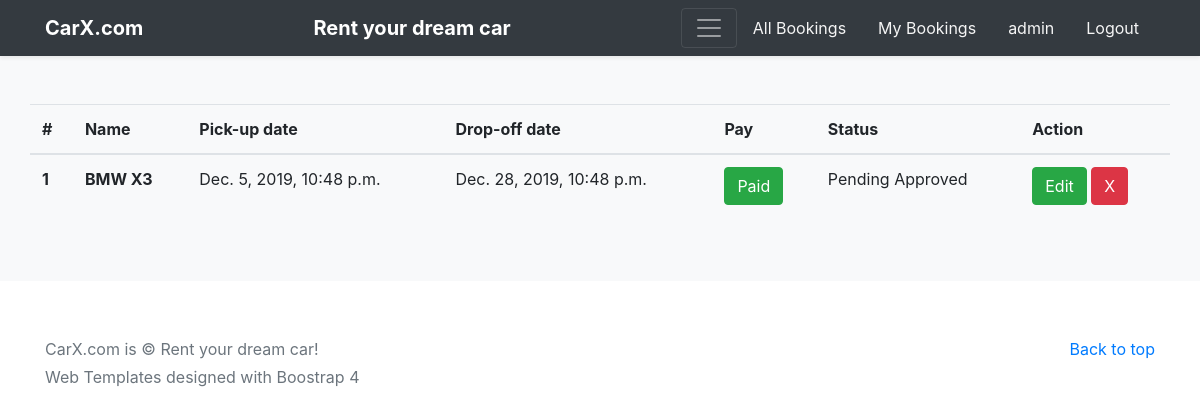
The app's page /orders/4 (signed in) with its own data.
### app/models.py (models this page shows, shortened)
class Customer(AbstractUser):
    driver_license = models.CharField(max_length=50, blank=True, null=True)
    birth_date = models.CharField(max_length=30, blank=True, null=True)
    phone = models.CharField(max_length=30, blank=True, null=True)
    class Meta:
        verbose_name = "Customer"
        verbose_name_plural = verbose_name

class Booking(models.Model):
    customer = models.ForeignKey(Customer, on_delete=models.CASCADE, related_name='customer')
    car = models.ForeignKey(Car, on_delete=models.CASCADE, related_name='car')
    pick_up_date = models.DateTimeField(null=True, blank=True, verbose_name='pick_up_time')
    drop_off_date = models.DateTimeField(null=True, blank=True, verbose_name='return_time')
    status = models.BooleanField(default=False)
    class Meta:
        verbose_name = "Booking"
        verbose_name_plural = verbose_name
        ordering = ('pick_up_date',)

class Car(models.Model):
    name = models.CharField(max_length=200, verbose_name='name')
    type_choices = (('Economy', 'Economy'), ('Standard', 'Standard'),
                    ('Estate', 'Estate'), ('luxury', 'luxury'), ('SUV', 'SUV'),
    )
    type = models.CharField(max_length=20, choices=type_choices, null=True, blank=True)
    image = models.ImageField(upload_to='img/', null=True, blank=True)
    year = models.IntegerField(verbose_name='production_year')
    hour_rate = models.FloatField(verbose_name='hour_rate')
    created = models.DateTimeField(verbose_name='created_time', auto_now_add=True)
    status = models.BooleanField(default=True)
    class Meta:
        verbose_name = "car"
        verbose_name_plural = verbose_name
        ordering = ['-created']

### app/views.py (the view)
# urls.py: path('orders/<int:customer_id>', views.BookingListView.as_view(), name="booking_list"),
class BookingListView(ListView):
    model = Booking  # set the model list view of booking order, which is the data sorce
    template_name = 'Booking_list.html' # template for list booking order
    def get_queryset(self):
        return Booking.objects.filter(customer_id=self.request.user).order_by('-pick_up_date')

### app/templates/booking_list.html (shortened to what this page needs)
{% extends 'base.html' %}
{% block main %}
<main role="main">
  <div class="album py-5 bg-light">
    <div class="container">
      <div class="row">
            <table class="table table-hover">
              <thead>
                <tr>
                  <th scope="col">#</th>
                  <th scope="col">Name</th>
                  <th scope="col">Pick-up date</th>
                  <th scope="col">Drop-off date</th>
                    <th scope="col">Pay</th>
                  <th scope="col">Status</th>
                    <th scope="col">Action</th>
                </tr>
              </thead>
              <tbody>
              {% for booking in object_list %}
                  <tr>
                      <th scope="row">{{ forloop.counter }} </th>
                      <th scope="row">{{ booking.car.name }}</th>
                      <td>{{ booking.pick_up_date }}</td>
                      <td>{{ booking.drop_off_date }}</td>
                      <td><a href="" class="btn btn-success">Paid</a></td>
                      {% if booking.status %}
                          <td>Approved</td>
                      {% else %}
                          <td>Pending Approved</td>
                      {% endif %}
                        <td>
                            <a href="{% url 'app:booking_update' booking.id %}" class="btn btn-success">Edit</a>
                            {% if booking.customer == request.user %}
                                <a href="" class="btn btn-danger" data-toggle="modal" data-target="#exampleModal{{ booking.id }}" style="color:white">
                                  X
                                </a>
                            {% endif %}
                        </td>
                    </tr>
              {% endfor %}
              </tbody>
            </table>
      </div>
    </div>
  </div>
</main>
{% endblock %}

### app/templates/base.html (shortened to what this page needs)
{% load static %}
<!doctype html>
<html lang="en">
  <head>
    <link href="{% static 'css/bootstrap.min.css' %}" rel="stylesheet">
    <link href="{% static 'css/custom.css' %}" rel="stylesheet">
  </head>
  <body>
    <header>
      <div class="navbar navbar-dark bg-dark shadow-sm">
        <div class="container d-flex">
          <a href="{% url 'app:home_page' %}" class="navbar-brand flex-grow-1">
            <strong>CarX.com</strong>
          </a>
            <a href="#" class="navbar-brand flex-grow-1">
            <strong>Rent your dream car</strong>
          </a>
          <button class="navbar-toggler" type="button" data-toggle="collapse" data-target="#navbarHeader" aria-controls="navbarHeader" aria-expanded="false" aria-label="Toggle navigation">
            <span class="navbar-toggler-icon"></span>
          </button>
            {% if user.is_authenticated %}
                {% if request.user.is_superuser %}
                    <a href="{% url 'app:all_booking' %}" class="nav-link" style="color: whitesmoke">All Bookings</a>
                {% endif %}
                <a href="{% url 'app:booking_list' request.user.id %}" class="nav-link" style="color: whitesmoke">My Bookings</a>
                <a href="{% url 'app:customer_detail' user.id %}" class="nav-link" style="color: whitesmoke">{{ user.username}}</a>
                <a href="{% url 'logout' %}" class="nav-link" style="color: whitesmoke">Logout</a>
            {% else %}
                <a href="{% url 'app:register' %}" class="nav-link">Register</a>
                <a href="{% url 'login' %}" class="nav-link">Login</a>
            {% endif %}
        </div>
      </div>
    </header>
    {% block main %}
    {% endblock %}
    <footer class="text-muted">
      <div class="container mt-2">
        <p class="float-right">
          <a href="#">Back to top</a>
        </p>
        <p>CarX.com is &copy; Rent your dream car!</p>
          <p>Web Templates designed with Boostrap 4</p>
      </div>
    </footer>
  </body>
</html>

### app/static/css/custom.css (style rules this page uses)
footer { padding-top: 3rem; padding-bottom: 3rem; }
footer p { margin-bottom: .25rem; }

### records on screen
Customer: username "admin"
Booking: car.name "BMW X3", pick_up_date "Dec. 5, 2019, 10:48 p.m.", drop_off_date "Dec. 28, 2019, 10:48 p.m.", status "Pending Approved"
